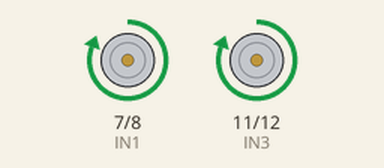
Recording of a sketch running on a simulated Arduino Uno, built with avr-gcc and run on an emulated ATmega328P. Parts: motor-driver pin pairs drawn as motors (green arrow = first pin HIGH = forward, orange = second pin HIGH = backward, longer = more drive, scaled by the enable pin).

Above: at 1.5 s.
At 3.5 s:
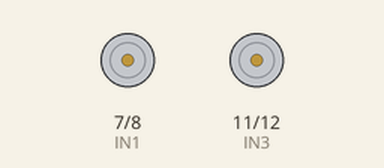
At 5.5 s:
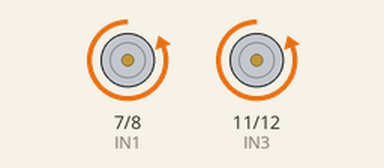
Timing chart, 0 to 10.4 s (numbered marks = the images above):
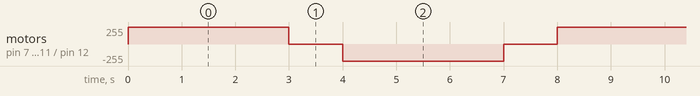

Measured:
- by itself, motor on pin 7 (IN1) / pin 8 (IN2), motor on pin 11 (IN3) / pin 12 (IN4): repeats every 8.0 s: stopped 1.0 s, backward 255/255 3.0 s, stopped 1.0 s, forward 255/255 3.0 s

The sketch:

motor_same_dir_test.ino
```cpp
// --- Pin Assignments for L298N Motor Driver ---
// Left Motor Control Pins
const int ENA = 5;   // Speed control pin (PWM) for Left Motor
const int IN1 = 7;   // Direction pin 1 for Left Motor
const int IN2 = 8;   // Direction pin 2 for Left Motor

// Right Motor Control Pins
const int ENB = 10;  // Speed control pin (PWM) for Right Motor
const int IN3 = 11;  // Direction pin 1 for Right Motor
const int IN4 = 12;  // Direction pin 2 for Right Motor

void setup() {
  // Initialize all motor control pins as outputs
  pinMode(ENA, OUTPUT);
  pinMode(IN1, OUTPUT);
  pinMode(IN2, OUTPUT);

  pinMode(ENB, OUTPUT);
  pinMode(IN3, OUTPUT);
  pinMode(IN4, OUTPUT);
}

void loop() {
  // --- 1. ROTATE FORWARD ---
  // Set full speed
  analogWrite(ENA, 255);
  analogWrite(ENB, 255);

  // Set directions to forward
  digitalWrite(IN1, HIGH);
  digitalWrite(IN2, LOW);
  digitalWrite(IN3, HIGH);
  digitalWrite(IN4, LOW);

  delay(3000); // Run forward for 3 seconds


  // --- 2. STOP ---
  digitalWrite(IN1, LOW);
  digitalWrite(IN2, LOW);
  digitalWrite(IN3, LOW);
  digitalWrite(IN4, LOW);


  delay(1000); // Stay stopped for 1 second


  // --- 3. ROTATE REVERSE ---
  // Restore full speed
  analogWrite(ENA, 255);
  analogWrite(ENB, 255);
  // Set directions to reverse
  digitalWrite(IN1, LOW);
  digitalWrite(IN2, HIGH);
  digitalWrite(IN3, LOW);
  digitalWrite(IN4, HIGH);

  delay(3000); // Run reverse for 3 seconds


  // --- 4. STOP (Optional but recommended before reping) c  // Stops the robot briefly before it abruptly snaps back to moving forward

  digitalWrite(IN1, LOW);
  digitalWrite(IN2, LOW);
  digitalWrite(IN3, LOW);
  digitalWrite(IN4, LOW);


  delay(1000); // Stay stopped for 1 second before the loop restarts
}
```
